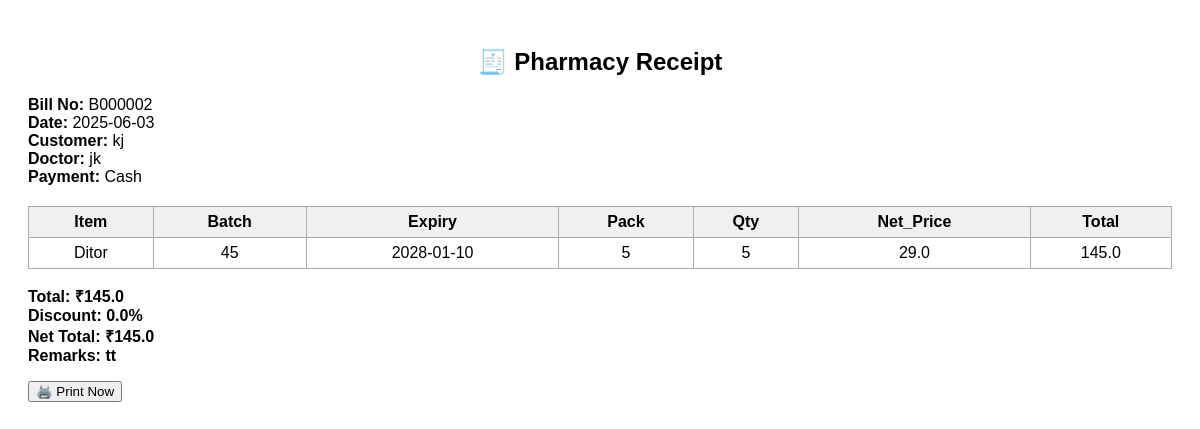
Page /pharmacy/print_bill?bill_no=B000002 (signed in) on the committed database.
### tables this page shows
CREATE TABLE pharmacy_header (
    bill_no TEXT PRIMARY KEY,
    sale_date TEXT,
    customer_name TEXT,
    doctor_name TEXT,
    prescription_ref TEXT,
    payment_type TEXT,
    total_price REAL,
    discount_percent REAL,
    net_total REAL,
    remarks TEXT,
    day_bill_id INTEGER,
    user_id TEXT
, visit_type TEXT DEFAULT 'Walk-in', mrno TEXT);

CREATE TABLE pharmacy_items (
    item_id INTEGER,
    bill_no TEXT,
    batch_no TEXT,
    expiry_date TEXT,
    pack TEXT,
    available_qty INTEGER,
    mrp REAL,
    net_price REAL,
    required_qty INTEGER,
    price REAL,
    new_avl_qty INTEGER
);

CREATE TABLE master (
    item_id INTEGER PRIMARY KEY AUTOINCREMENT,
    item_name TEXT,
    batch_no TEXT,
    expiry_date TEXT,
    pack TEXT,
    available_qty INTEGER,
    buying_price REAL,
    mrp REAL,
    selling_price REAL,
    user_id TEXT,
    is_active TEXT DEFAULT 'Y', area TEXT,
    UNIQUE(item_name, batch_no)
);

### app.py (the view)
@app.route('/pharmacy/print_bill')
def print_bill():
    if "user_id" not in session:
        return redirect('/')
    bill_no = request.args.get('bill_no', '').strip()
    if not bill_no:
        return "❌ bill_no is required", 400
    bill_no = request.args.get('bill_no')
    conn = get_db()
    cur = conn.cursor()
    cur.execute("SELECT * FROM pharmacy_header WHERE bill_no = ?", (bill_no,))
    row = cur.fetchone()
    if row is None:
        cur.close()
        conn.close()
        return "❌ No bill found for this bill number.", 404
    header = dict(row)
    cur.execute("""
        SELECT m.item_name, i.batch_no, i.expiry_date, i.pack,
               i.required_qty, i.net_price, i.price
        FROM pharmacy_items i join  master m ON i.item_id = m.item_id
        WHERE bill_no = ?
    """, (bill_no,))
    items = [dict(r) for r in cur.fetchall()]
    cur.close()
    conn.close()
    return render_template("print_receipt.html", hdr=header, items=items)

### app.py (called while the page is built)
def get_db():
    conn = sqlite3.connect(DATABASE,timeout=10)
    conn.row_factory = sqlite3.Row
    return conn

@app.before_request
def check_license():
    allowed_paths = ['/static', '/renew', '/login', '/favicon.ico', '/change_password']
    if any(request.path.startswith(p) for p in allowed_paths):
        return
    conn = get_db()
    cur = conn.cursor()
    cur.execute("SELECT end_date FROM license ORDER BY id DESC LIMIT 1")
    row = cur.fetchone()
    cur.close()
    conn.close()
    if row:
        end_date = datetime.datetime.strptime(row[0], "%Y-%m-%d").date()
        today = datetime.date.today()
        if today > end_date:
            return '''
                <h2 style="color:red">⛔ License Expired</h2>
                <p>Please contact developer and enter a new license key below:</p>
                <a href="/renew">🔑 Click here to Renew</a>
            ''', 403

def get_today_day_bill_id(conn):
    cur = conn.cursor()
    cur.execute("SELECT COALESCE(MAX(day_bill_id), 0) + 1 FROM pharmacy_header WHERE date(sale_date) = date('now') AND user_id = ?", (session.get("user_id"),))
    val = cur.fetchone()[0]
    cur.close()
    return val

def get_next_bill_no(conn):
    cur = conn.cursor()
    cur.execute("SELECT MAX(bill_no) FROM pharmacy_header")
    last = cur.fetchone()[0]
    cur.close()
    if last:
        next_seq = int(last[1:]) + 1  # strip “B”
    else:
        next_seq = 1
    return f"B{next_seq:06d}"  # B000001 …

@app.context_processor
def inject_ids():
    conn = get_db()
    ctx = {
        "day_bill_id": get_today_day_bill_id(conn),
        "bill_no": get_next_bill_no(conn)
    }
    conn.close()
    return ctx

### templates/print_receipt.html (shortened to what this page needs)
<!DOCTYPE html>
<html>
<head>
</head>
<body>
<h2>🧾 Pharmacy Receipt</h2>
<div class="header">
  <p>
    <b>Bill No:</b> {{ hdr.bill_no }}<br>
    <b>Date:</b> {{ hdr.sale_date }}<br>
    <b>Customer:</b> {{ hdr.customer_name }}<br>
    <b>Doctor:</b> {{ hdr.doctor_name }}<br>
    <b>Payment:</b> {{ hdr.payment_type }}
  </p>
</div>
<table>
  <thead>
    <tr>
      <th>Item</th>
      <th>Batch</th>
      <th>Expiry</th>
      <th>Pack</th>
      <th>Qty</th>
      <th>Net_Price</th>
      <th>Total</th>
    </tr>
  </thead>
  <tbody>
    {% for i in items %}
    <tr>
      <td>{{ i.item_name }}</td>
      <td>{{ i.batch_no }}</td>
      <td>{{ i.expiry_date }}</td>
      <td>{{ i.pack }}</td>
      <td>{{ i.required_qty }}</td>
      <td>{{ i.net_price }}</td>
      <td>{{ i.price }}</td>
    </tr>
    {% endfor %}
  </tbody>
</table>
<div class="footer">
  <p>
    Total: ₹{{ hdr.total_price }}<br>
    Discount: {{ hdr.discount_percent }}%<br>
    Net Total: ₹{{ hdr.net_total }}<br>
    Remarks: {{ hdr.remarks }}
  </p>
</div>
<button onclick="window.print()">🖨️ Print Now</button>
</body>
</html>

### templates/print_receipt.html (style rules this page uses)
body { font-family: Arial; padding: 20px; background: #fff; }
h2 { text-align: center; }
table { width: 100%; border-collapse: collapse; margin-top: 20px; }
th, td { border: 1px solid #aaa; padding: 6px; text-align: center; }
th { background: #f0f0f0; }
.header, .footer { margin-bottom: 10px; }
.footer { font-weight: bold; }

### rows in the picture
pharmacy_header: bill_no "B000002", sale_date "2025-06-03", customer_name "kj", doctor_name "jk", payment_type "Cash", total_price "145.0", discount_percent "0.0", net_total "145.0", remarks "tt"
pharmacy_items: item_name "Ditor", batch_no "45", expiry_date "2028-01-10", pack "5", required_qty "5", net_price "29.0", price "145.0"
